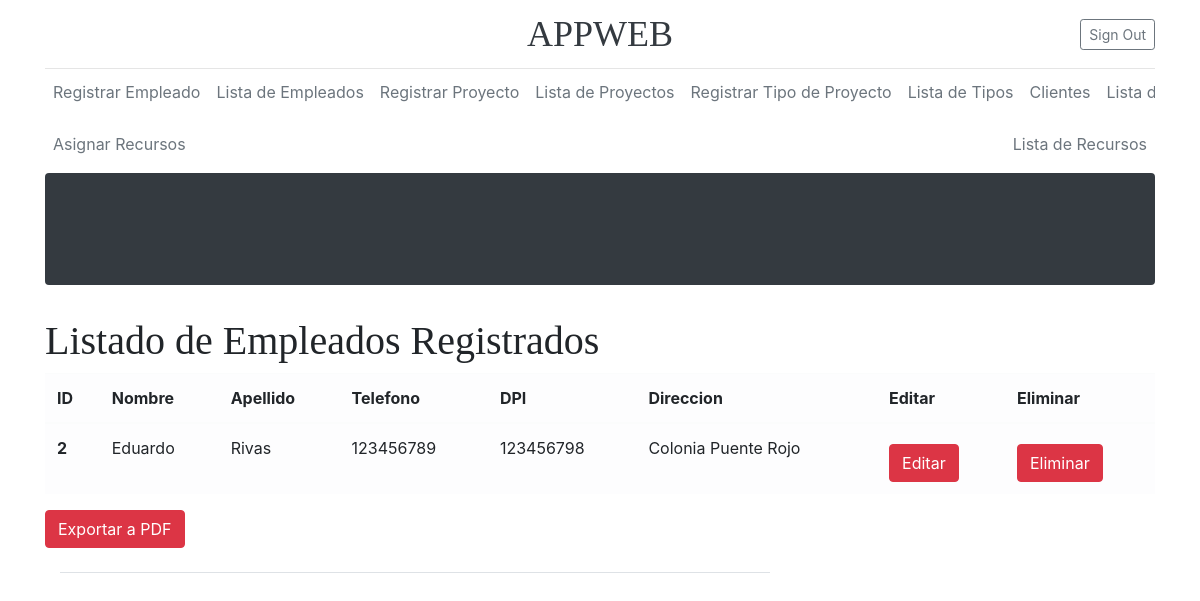
Page /listaEmpleado/ on the earlier database version.
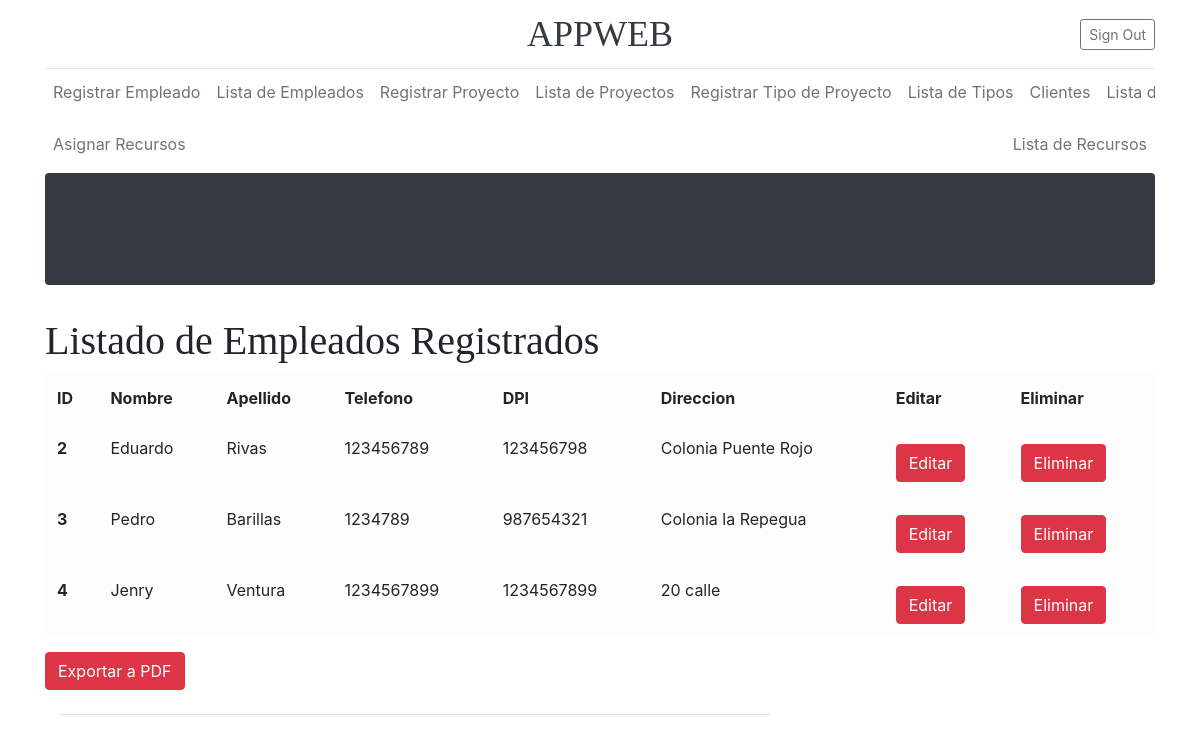
Same page on the later database version.
### Models/Empleado/models.py (models this page shows, shortened)
class Empleado(models.Model):
    CodigoEmpleado = models.AutoField(primary_key=True)
    Nombre = models.CharField(max_length=75)
    Apellido = models.CharField(max_length=75)
    Telefono = models.CharField(max_length=12)
    DPI = models.CharField(max_length=20)
    Direccion = models.CharField(max_length=75)

### Models/Empleado/views.py (the view)
# urls.py: path('listaEmpleado/', FormularioEmpleadoView.listar_empleados, name='listarEmpleado'),
    def listar_empleados(request):
        empleado = Empleado.objects.all()
        return render(request, "ListaEmpleado.html", {"empleados":empleado})

### Templates/ListaEmpleado.html (shortened to what this page needs)
{% extends 'Index2.html' %}
{% block content %}
    <h1>Listado de Empleados Registrados</h1>
    <table class="table table-light">
      <thead>
        <tr>
          <th scope="col">ID</th>
          <th scope="col">Nombre</th>
          <th scope="col">Apellido</th>
          <th scope="col">Telefono</th>
          <th scope="col">DPI</th>
          <th scope="col">Direccion</th>
            <th scope="col">Editar</th>
            <th scope="col">Eliminar</th>
        </tr>
      </thead>
      <tbody>
      {% for Empleado in empleados %}
          <tr>
          <th scope="row">{{ Empleado.CodigoEmpleado}}</th>
          <td>{{ Empleado.Nombre }}</td>
          <td>{{ Empleado.Apellido }}</td>
          <td>{{ Empleado.Telefono }}</td>
          <td>{{ Empleado.DPI }}</td>
          <td>{{ Empleado.Direccion }}</td>
                 <td>
                            <a href="{% url 'editarEmpleado' Empleado.pk %}" class="btn btn-danger btn-icon-split">
                                <span class="text">Editar</span>
                            </a>
                             </td>
                             <td>
                            <a href="{% url 'eliminarEmpleado' Empleado.pk %}" class="btn btn-danger btn-icon-split">
                                <span class="text">Eliminar</span>
                            </a>
                             </td>
          </tr>
      {% endfor %}
      </tbody>
    </table>
                            <a href="{% url 'reporte_excel_proyecto' %}" class="btn btn-danger btn-icon-split">
                                <span class="text">Exportar a PDF</span>
                            </a>
{% endblock %}

### Templates/Index2.html (shortened to what this page needs)
{%load static%}
<!doctype html>
<html lang="en">
  <head>
<link href="{% static 'assets/dist/css/bootstrap.min.css'%}" rel="stylesheet">
    <link href="{% static 'blog/blog.css'%}" rel="stylesheet">
  </head>
  <body>
    <div class="container">
  <header class="blog-header py-3">
    <div class="row flex-nowrap justify-content-between align-items-center">
      <div class="col-4 pt-1">
      </div>
      <div class="col-4 text-center">
        <a class="blog-header-logo text-dark" href="{% url 'home' %}">APPWEB</a>
      </div>
      <div class="col-4 d-flex justify-content-end align-items-center">
        <a class="btn btn-sm btn-outline-secondary" href="{% url 'logout' %}">Sign Out</a>
      </div>
    </div>
  </header>
  <div class="nav-scroller py-1 mb-2">
    <nav class="nav d-flex justify-content-between">
      <a class="p-2 text-muted" href=" {% url 'registrarEmpleado' %}">Registrar Empleado</a>
      <a class="p-2 text-muted" href=" {% url 'listarEmpleado' %} ">Lista de Empleados</a>
      <a class="p-2 text-muted" href="{% url 'registrarProyect' %} ">Registrar Proyecto</a>
      <a class="p-2 text-muted" href=" {% url 'listarProyecto' %} ">Lista de Proyectos</a>
      <a class="p-2 text-muted" href="{% url 'registrarTipoPro' %} ">Registrar Tipo de Proyecto</a>
      <a class="p-2 text-muted" href="{% url 'listarTipoPro' %} ">Lista de Tipos</a>
      <a class="p-2 text-muted" href="{% url 'registrarCliente' %}">Clientes</a>
      <a class="p-2 text-muted" href="{% url 'listarCliente' %}">Lista de Clientes</a>
    </nav>
  </div>
      <div class="nav-scroller py-1 mb-2">
    <nav class="nav d-flex justify-content-between">
      <a class="p-2 text-muted" href="{% url 'registrarRecursos' %}">Asignar Recursos</a>
      <a class="p-2 text-muted" href="{% url 'listarRecursos' %}">Lista de Recursos</a>
    </nav>
  </div>
  <div class="jumbotron p-4 p-md-5 text-white rounded bg-dark">
  </div>
{% block content %}
{% endblock %}
<main role="main" class="container">
  <div class="row">
    <div class="col-md-8 blog-main">
      <h3 class="pb-4 mb-4 font-italic border-bottom">
      </h3>
</main>
</body>
</html>

### Static/blog/blog.css (style rules this page uses)
.blog-header { line-height: 1; border-bottom: 1px solid #e5e5e5; }
.blog-header-logo { font-family: "Playfair Display", Georgia, "Times New Roman", serif; font-size: 2.25rem; }
h1, h2, h3, h4, h5, h6 { font-family: "Playfair Display", Georgia, "Times New Roman", serif; }
.nav-scroller { position: relative; z-index: 2; height: 2.75rem; overflow-y: hidden; }
.nav-scroller .nav { display: -ms-flexbox; display: flex; -ms-flex-wrap: nowrap; flex-wrap: nowrap; padding-bottom: 1rem; margin-top: -1px; overflow-x: auto; text-align: center; white-space: nowrap; -webkit-overflow-scrolling: touch; }

Differences in the rows shown:
added Empleado: CodigoEmpleado "3", Nombre "Pedro", Apellido "Barillas", Telefono "1234789", DPI "987654321", Direccion "Colonia la Repegua"
added Empleado: CodigoEmpleado "4", Nombre "Jenry", Apellido "Ventura", Telefono "1234567899", DPI "1234567899", Direccion "20 calle"
